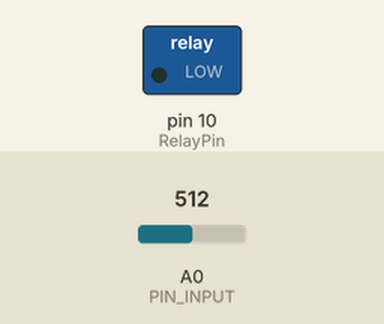
A sketch run on a simulated Arduino Uno, built with avr-gcc and run on an emulated ATmega328P. On the bench: switched loads named in the sketch (green lamp = pin HIGH). Inputs (shaded band) come from the test bench; at power-on: A0 (PIN_INPUT) = 512. What the sketch prints to the serial monitor is not drawn.

Above: at 1.2 s.
1.3 s: A0 (PIN_INPUT) set to 306
At 2.5 s:
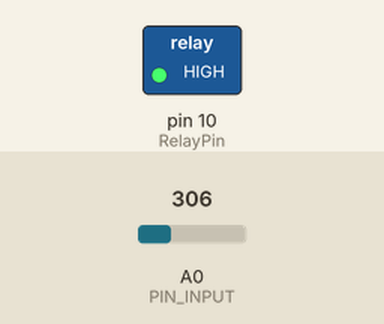
2.8 s: A0 (PIN_INPUT) set to 406
5.8 s: A0 (PIN_INPUT) set to 430
Timing chart, 0 to 8.8 s (numbered marks = the images above; inputs shaded):
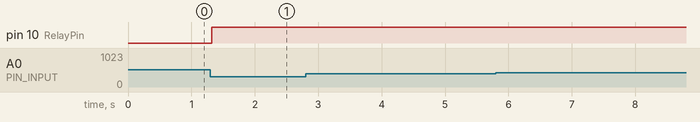

Measured:
- after the input at 1.3 s, pin 10 (RelayPin): LOW → HIGH at once

The sketch:

PID_Relay.ino
```cpp
/********************************************************
 * PID RelayOutput Example
 * Same as basic example, except that this time, the output
 * is going to a digital pin which (we presume) is controlling
 * a relay.  The pid is designed to output an analog value,
 * but the relay can only be On/Off.
 *
 *   To connect them together we use "time proportioning
 * control"  Tt's essentially a really slow version of PWM.
 * First we decide on a window size (5000mS say.) We then
 * set the pid to adjust its output between 0 and that window
 * size.  Lastly, we add some logic that translates the PID
 * output into "Relay On Time" with the remainder of the
 * window being "Relay Off Time"
 ********************************************************/

#include <PID_v1.h>
#define RelayPin 10
#define PIN_INPUT 0

//Define Variables we'll be connecting to
double Setpoint, Input, Output, mapped;

//Specify the links and initial tuning parameters
PID myPID(&Input, &Output, &Setpoint,50,1.05,0.05, DIRECT);

int WindowSize = 5000;
unsigned long windowStartTime;
void setup()
{
  Serial.begin(115200);
  windowStartTime = millis();
  pinMode(RelayPin, OUTPUT);
  //initialize the variables we're linked to
  Setpoint = 510;

  //tell the PID to range between 0 and the full window size
  myPID.SetOutputLimits(0, WindowSize);

  //turn the PID on
  myPID.SetMode(AUTOMATIC);
}

void loop()
{
  Input = analogRead(PIN_INPUT);
  myPID.Compute();

  /************************************************
   * turn the output pin on/off based on pid output
   ************************************************/
  unsigned long now = millis();
  if(now - windowStartTime>WindowSize)
  { //time to shift the Relay Window
    windowStartTime += WindowSize;

  }
  if(Output > now - windowStartTime) digitalWrite(RelayPin,HIGH);
  else digitalWrite(RelayPin,LOW);
    mapped = map(Output, 0, 5000, 0, 255);
//  analogWrite(PIN_OUTPUT, mapped);
  Serial.print("Input -> ");
  Serial.print(Input);
  Serial.print("; ");
  Serial.print("mapped -> ");
  Serial.print(mapped);
  Serial.print("; ");
  Serial.print("Output-> ");
  Serial.print(Output);
  Serial.print("\n");

}
```
